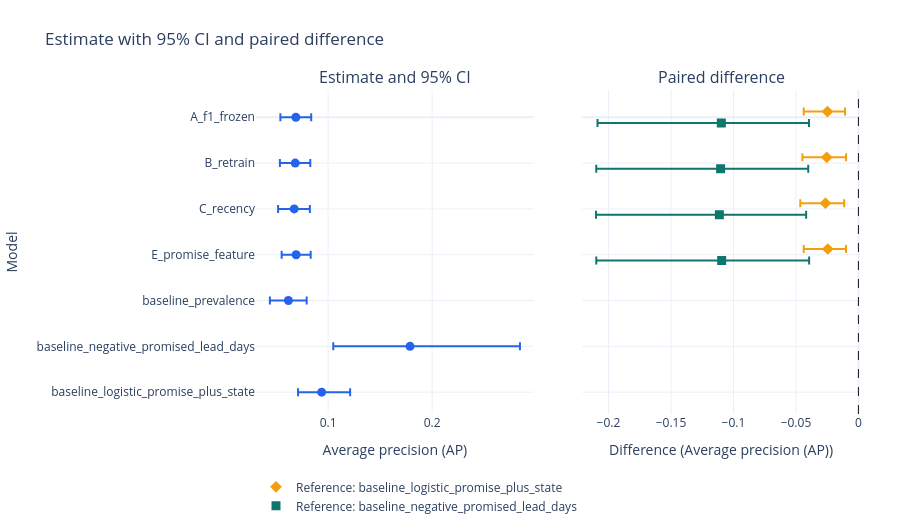

The cell this chart's notebook holds for it:
### Markdown cell above
The following table gives the paired AP difference of each variant against the two references, with the 95% interval obtained on the same daily resamples. The interval chart brings together the AP of each variant and of the baselines, with the 95% CI, and the paired differences against the two references, with the zero line.

### Code cell
paired = posthoc["paired_difference"]
display(
    paired[
        [
            "model",
            "reference",
            "estimate_model",
            "estimate_reference",
            "difference",
            "ci_low",
            "ci_high",
            "difference_sign",
            "ci_excludes_zero",
            "reading",
            "status",
        ]
    ]
)

from ecom_delivery_sla_viz import plot_metric_intervals

plot_metric_intervals(metrics, metric="average_precision", paired=paired, language=LANG).show()

### Figure 1 — Plotly figure (JSON) as saved in the notebook; plotly's stock layout.template omitted (floating-point values rounded to 4 significant figures)
{"data": [{"error_x": {"array": [0.01475, 0.01444, 0.01504, 0.01398, 0.01754, 0.1056, 0.02735], "arrayminus": [0.01486, 0.01476, 0.01549, 0.01391, 0.01779, 0.07378, 0.02271], "color": "#2563EB", "symmetric": false, "type": "data"}, "hovertemplate": "%{text}<br>%{x:.4f}<extra></extra>", "marker": {"color": "#2563EB", "size": 9}, "mode": "markers", "name": "Average precision (AP)", "showlegend": false, "text": ["A_f1_frozen", "B_retrain", "C_recency", "E_promise_feature", "baseline_prevalence", "baseline_negative_promised_lead_days", "baseline_logistic_promise_plus_state"], "type": "scatter", "x": [0.06903, 0.06845, 0.06745, 0.0693, 0.06188, 0.1787, 0.09384], "xaxis": "x", "y": [0, 1, 2, 3, 4, 5, 6], "yaxis": "y"}, {"error_x": {"array": [0.01406, 0.01551, 0.01499, 0.0146], "arrayminus": [0.01897, 0.01945, 0.02016, 0.01924], "color": "#F59E0B", "symmetric": false, "type": "data"}, "hovertemplate": "%{text}<br>Reference: baseline_logistic_promise_plus_state<br>%{x:.4f}<extra></extra>", "marker": {"color": "#F59E0B", "size": 9, "symbol": "diamond"}, "mode": "markers", "name": "Reference: baseline_logistic_promise_plus_state", "text": ["A_f1_frozen", "B_retrain", "C_recency", "E_promise_feature"], "type": "scatter", "x": [-0.02482, -0.02539, -0.02639, -0.02455], "xaxis": "x2", "y": [-0.125, 0.875, 1.875, 2.875], "yaxis": "y2"}, {"error_x": {"array": [0.07017, 0.07012, 0.06944, 0.06998], "arrayminus": [0.09908, 0.09952, 0.09868, 0.1003], "color": "#0F766E", "symmetric": false, "type": "data"}, "hovertemplate": "%{text}<br>Reference: baseline_negative_promised_lead_days<br>%{x:.4f}<extra></extra>", "marker": {"color": "#0F766E", "size": 9, "symbol": "square"}, "mode": "markers", "name": "Reference: baseline_negative_promised_lead_days", "text": ["A_f1_frozen", "B_retrain", "C_recency", "E_promise_feature"], "type": "scatter", "x": [-0.1097, -0.1103, -0.1113, -0.1095], "xaxis": "x2", "y": [0.125, 1.125, 2.125, 3.125], "yaxis": "y2"}], "layout": {"annotations": [{"font": {"size": 16}, "showarrow": false, "text": "Estimate and 95% CI", "x": 0.23, "xanchor": "center", "xref": "paper", "y": 1, "yanchor": "bottom", "yref": "paper"}, {"font": {"size": 16}, "showarrow": false, "text": "Paired difference", "x": 0.77, "xanchor": "center", "xref": "paper", "y": 1, "yanchor": "bottom", "yref": "paper"}], "height": 532, "legend": {"orientation": "h", "y": -0.18}, "margin": {"b": 60, "l": 60, "r": 40, "t": 90}, "shapes": [{"line": {"color": "#111827", "dash": "dash", "width": 1}, "type": "line", "x0": 0, "x1": 0, "xref": "x2", "y0": 0, "y1": 1, "yref": "y2 domain"}], "title": {"text": "Estimate with 95% CI and paired difference"}, "xaxis": {"anchor": "y", "domain": [0, 0.46], "title": {"text": "Average precision (AP)"}}, "xaxis2": {"anchor": "y2", "domain": [0.54, 1], "title": {"text": "Difference (Average precision (AP))"}}, "yaxis": {"anchor": "x", "automargin": true, "autorange": "reversed", "domain": [0, 1], "ticktext": ["A_f1_frozen", "B_retrain", "C_recency", "E_promise_feature", "baseline_prevalence", "baseline_negative_promised_lead_days", "baseline_logistic_promise_plus_state"], "tickvals": [0, 1, 2, 3, 4, 5, 6], "title": {"text": "Model"}}, "yaxis2": {"anchor": "x2", "automargin": true, "autorange": "reversed", "domain": [0, 1], "matches": "y", "showticklabels": false, "ticktext": ["A_f1_frozen", "B_retrain", "C_recency", "E_promise_feature", "baseline_prevalence", "baseline_negative_promised_lead_days", "baseline_logistic_promise_plus_state"], "tickvals": [0, 1, 2, 3, 4, 5, 6]}}}
